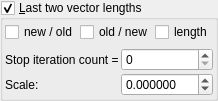
    <widget class="MyGroupBox" name="groupCheck_transf_function_enabledP_false">
     <property name="font">
      <font>
       <weight>50</weight>
       <bold>false</bold>
      </font>
     </property>
     <property name="title">
      <string>&amp;Last two vector lengths</string>
     </property>
     <property name="checkable">
      <bool>true</bool>
     </property>
     <layout class="QVBoxLayout" name="verticalLayout_5">
      <property name="leftMargin">
       <number>2</number>
      </property>
      <property name="topMargin">
       <number>2</number>
      </property>
      <property name="rightMargin">
       <number>2</number>
      </property>
      <property name="bottomMargin">
       <number>2</number>
      </property>
      <item>
       <layout class="QGridLayout" name="gridLayout_9" columnstretch="0,0,0">
        <property name="spacing">
         <number>2</number>
        </property>
        <item row="0" column="1">
         <widget class="MyCheckBox" name="checkBox_transf_function_enabledBy_false">
          <property name="enabled">
           <bool>true</bool>
          </property>
          <property name="text">
           <string>old / new</string>
          </property>
         </widget>
        </item>
        <item row="0" column="0">
         <widget class="MyCheckBox" name="checkBox_transf_function_enabledAz_false">
          <property name="enabled">
           <bool>true</bool>
          </property>
          <property name="text">
           <string>new / old</string>
          </property>
         </widget>
        </item>
        <item row="0" column="2">
         <widget class="MyCheckBox" name="checkBox_transf_function_enabledBz_false">
          <property name="enabled">
           <bool>true</bool>
          </property>
          <property name="text">
           <string>length</string>
          </property>
         </widget>
        </item>
       </layout>
      </item>
      <item>
       <layout class="QGridLayout" name="gridLayout_10" columnstretch="0,1">
        <property name="spacing">
         <number>2</number>
        </property>
        <item row="0" column="0">
         <widget class="QLabel" name="label_51">
          <property name="text">
           <string>Stop iteration count =</string>
          </property>
         </widget>
        </item>
        <item row="0" column="1">
         <widget class="MySpinBox" name="spinboxInt_transf_stop_iterations_M">
          <property name="sizePolicy">
           <sizepolicy hsizetype="Preferred" vsizetype="Maximum">
            <horstretch>0</horstretch>
            <verstretch>0</verstretch>
           </sizepolicy>
          </property>
          <property name="maximum">
           <number>999</number>
          </property>
         </widget>
        </item>
        <item row="1" column="0">
         <widget class="QLabel" name="label_39">
          <property name="text">
           <string>Scale:</string>
          </property>
         </widget>
        </item>
        <item row="1" column="1">
         <widget class="MyDoubleSpinBox" name="spinbox_transf_scaleB_1">
          <property name="sizePolicy">
           <sizepolicy hsizetype="Minimum" vsizetype="Maximum">
            <horstretch>0</horstretch>
            <verstretch>0</verstretch>
           </sizepolicy>
          </property>
          <property name="prefix">
           <string/>
          </property>
          <property name="decimals">
           <number>6</number>
          </property>
          <property name="minimum">
           <double>-99.989999999999995</double>
          </property>
          <property name="singleStep">
           <double>0.100000000000000</double>
          </property>
         </widget>
        </item>
       </layout>
      </item>
     </layout>
    </widget>
